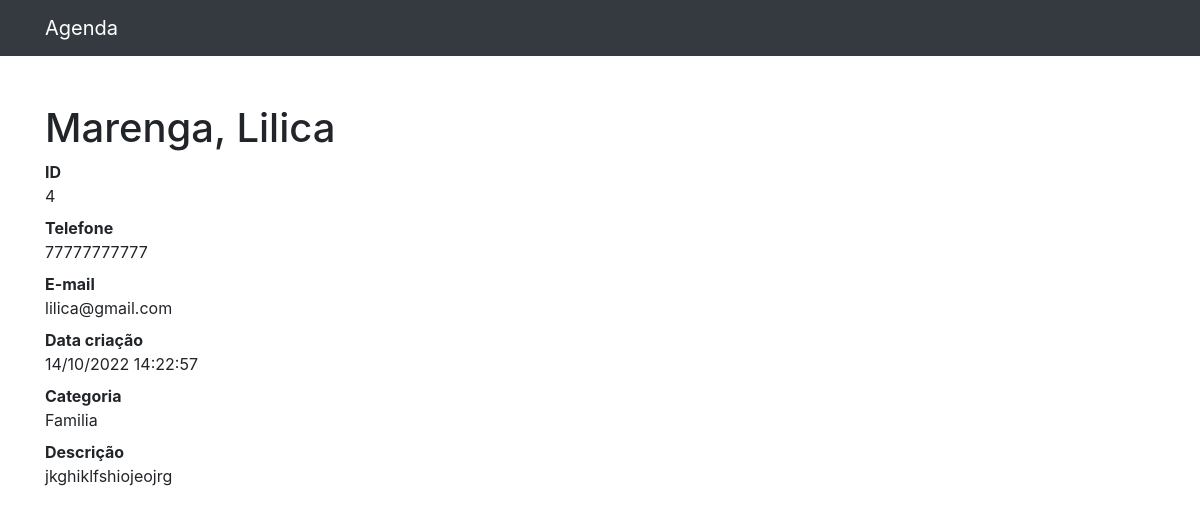
/4, run on the app's committed database.
### contatos/models.py (models this page shows, shortened)
class Contato(models.Model):
    nome = models.CharField(max_length=255)
    sobrenome = models.CharField(max_length=255, blank=True)
    telefone = models.CharField(max_length=255)
    email = models.CharField(max_length=255, blank=True)
    data_criacao = models.DateTimeField(default=timezone.now)
    descricao = models.TextField(blank=True)
    categoria = models.ForeignKey(Categoria, on_delete=models.DO_NOTHING)
    mostrar = models.BooleanField(default=True)

class Categoria(models.Model):
    nome = models.CharField(max_length=255)
    def __str__(self):
        return self.nome

### contatos/views.py (the view)
# urls.py: path('<int:contato_id>', views.ver_contato, name='ver_contato'),
def ver_contato(request, contato_id):
    contato = get_object_or_404(Contato, id=contato_id)
    if not contato.mostrar:
        raise Http404
    return render(request, 'contatos/ver_contato.html', {
        'contato': contato
    })

### contatos/templates/contatos/ver_contato.html
{%extends 'base.html'%}
{%block conteudo%}
<h1 class="mt-5">{{ contato.sobrenome }}, {{ contato.nome }}</h1>
<dl>
    <dt>ID</dt>
    <dd>{{ contato.id }}</dd>
    <dt>Telefone</dt>
    <dd>{{ contato.telefone }}</dd>
    <dt>E-mail</dt>
    <dd>{{ contato.email }}</dd>
    <dt>Data criação</dt>
    <dd>{{ contato.data_criacao|date:'d/n/Y H:i:s' }}</dd>
    <dt>Categoria</dt>
    <dd>{{ contato.categoria }}</dd>
    <dt>Descrição</dt>
    <dd>{{ contato.descricao }}</dd>
</dl>
{%endblock%}

### data on the page
Contato: sobrenome "Marenga", nome "Lilica", id "4", telefone "77777777777", email "lilica@gmail.com", data_criacao "14/10/2022 14:22:57", categoria "Familia", descricao "jkghiklfshiojeojrg"
